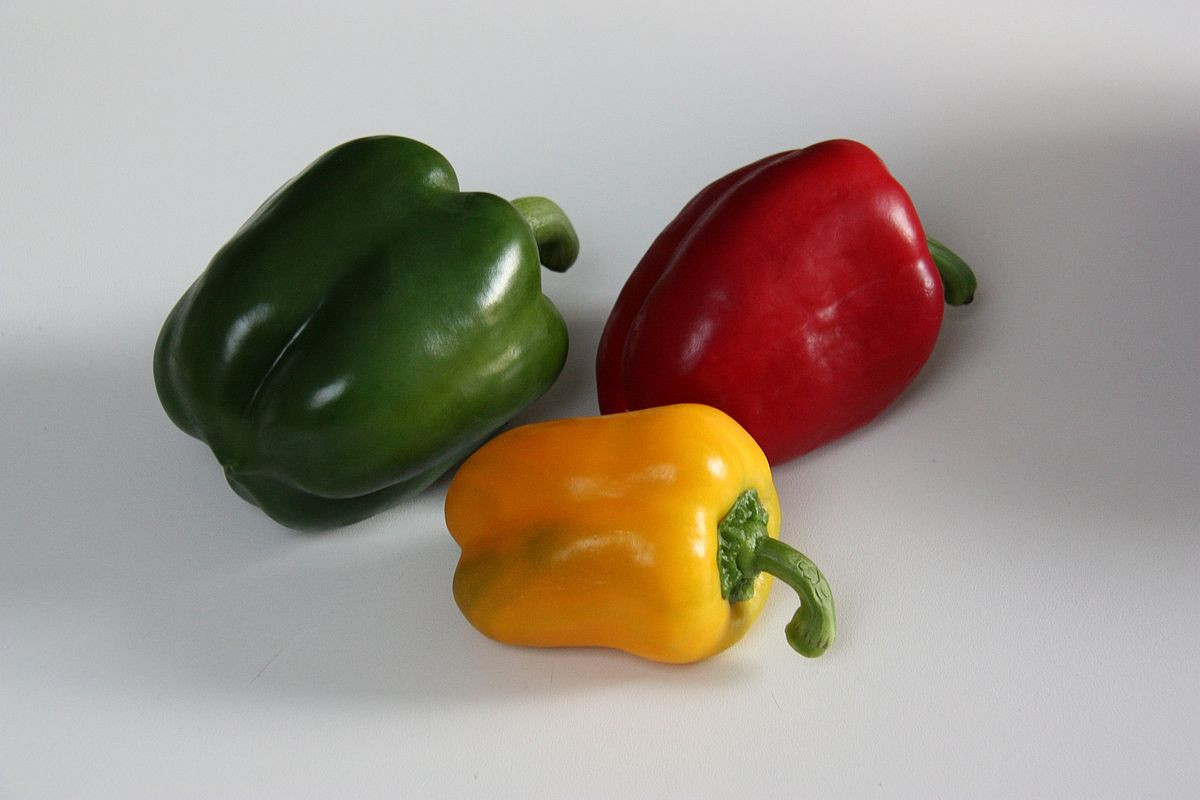
#> input picture Mid Term Exam/assets/gambar1.jpeg, 1200 x 800 px
$ jupyter execute main1.ipynb
#> lines starting #> are read from the running program, lines starting #| are printed output that depends on the picture; after the words box and inside, x2 and y2 are one past the last pixel; in counts of white or black regions, pixels touching at a corner belong together
[cell 1]
import cv2
import numpy as np
import matplotlib.pyplot as plt
import os

[cell 2]
def show_side_by_side(title, img1, img2, label1="Original", label2="Final"):
    """showing result side by side to show the differences between original grayscaled image and the final result"""

    plt.figure(figsize=(10,5))
    # Left: original
    plt.subplot(1,2,1)
    plt.imshow(img1, cmap="gray")
    plt.title(label1)
    plt.axis("off")

    # Right: processed
    plt.subplot(1,2,2)
    plt.imshow(img2, cmap="gray")
    plt.title(label2)
    plt.axis("off")

    plt.suptitle(title, fontsize=14)
    plt.show()

def process_balloon(img_path):
    """Processing "assets/bubbles.jpeg" by using HSV methode to keeping only pixels with enough saturation"""
#> called with img_path = 'assets/gambar1.jpeg'

    image = cv2.imread(img_path)
#> image is the input picture: shape (800, 1200, 3); mean B, G, R 136.4, 147.3, 158.7
    hsv = cv2.cvtColor(image, cv2.COLOR_BGR2HSV)
#> hsv: shape (800, 1200, 3); mean H, S, V 78.6, 58.1, 162.3

    # Keep only pixels with enough saturation (colored regions)
    lower = np.array([0, 40, 40])
    upper = np.array([180, 255, 255])
    mask = cv2.inRange(hsv, lower, upper)
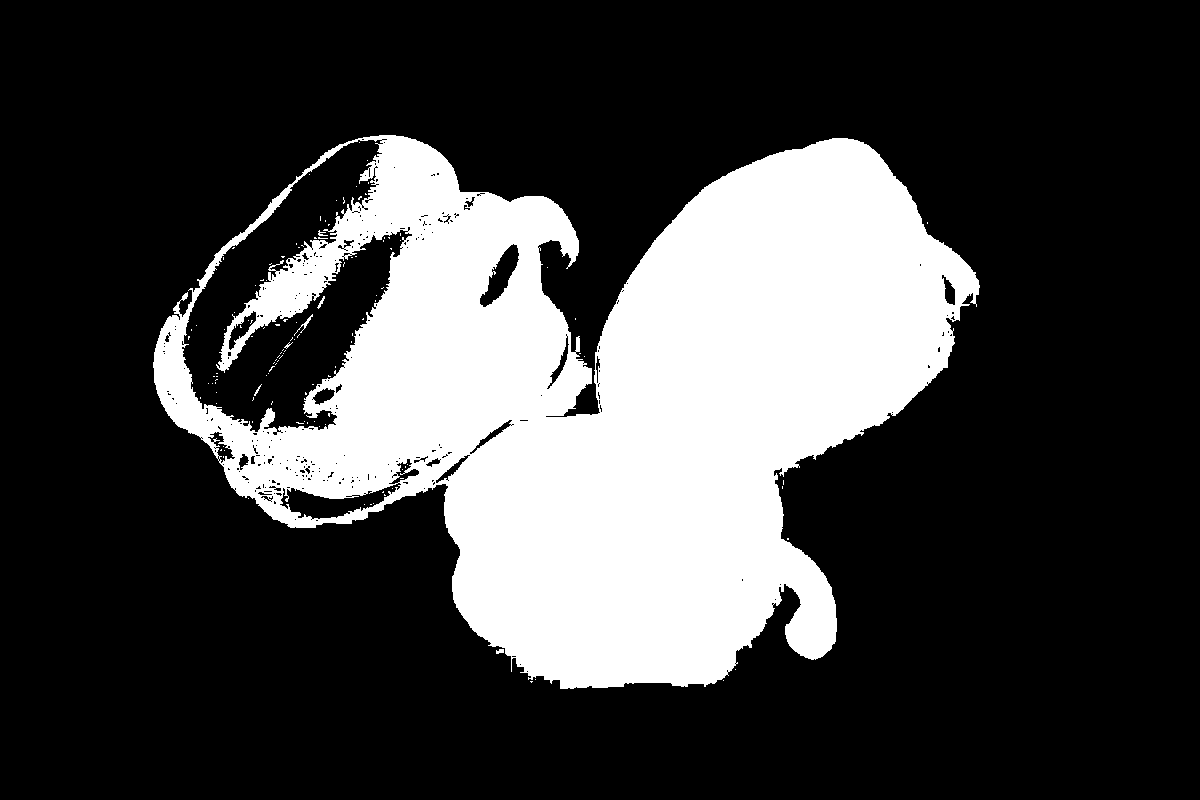
#> mask: shape (800, 1200); 25.6% white; 126 white regions (120 under 20 px), largest, box (x1, y1, x2, y2) and area: (153, 135, 980, 689) 245005, (294, 314, 313, 336) 60, (317, 296, 325, 309) 34, (496, 649, 504, 654) 30, (318, 230, 328, 236) 26, (254, 384, 262, 396) 24

    # Apply morphological closing to fill gaps
    kernel = cv2.getStructuringElement(cv2.MORPH_RECT, (3,3))
    mask_closed = cv2.morphologyEx(mask, cv2.MORPH_CLOSE, kernel, iterations=1)
#> mask_closed: shape (800, 1200); 25.9% white; 44 white regions (38 under 20 px), largest, box (x1, y1, x2, y2) and area: (153, 135, 980, 689) 248044, (269, 337, 295, 372) 107, (294, 314, 313, 338) 98, (317, 296, 325, 309) 34, (212, 373, 218, 384) 24, (254, 384, 262, 396) 24

    return image, mask_closed

# Example run
img_path = "assets/gambar1.jpeg"
orig, final_mask = process_balloon(img_path)

# Convert original to grayscale for consistency with show_side_by_side
gray = cv2.cvtColor(orig, cv2.COLOR_BGR2GRAY)
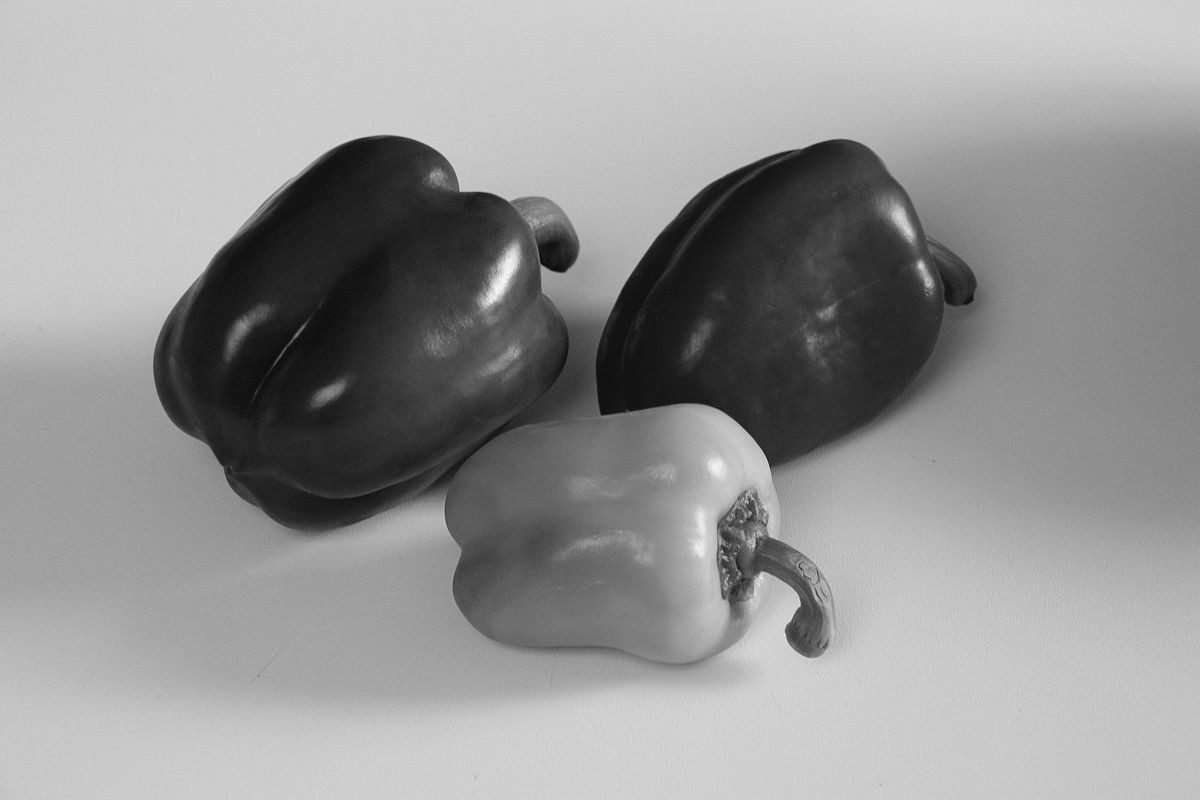
#> gray: shape (800, 1200); min 5, max 252, mean 149.4

# Show only original vs final (like coins)
show_side_by_side(f"Result for {os.path.basename(img_path)}", gray, final_mask)
#> in show_side_by_side, `plt.show()`:
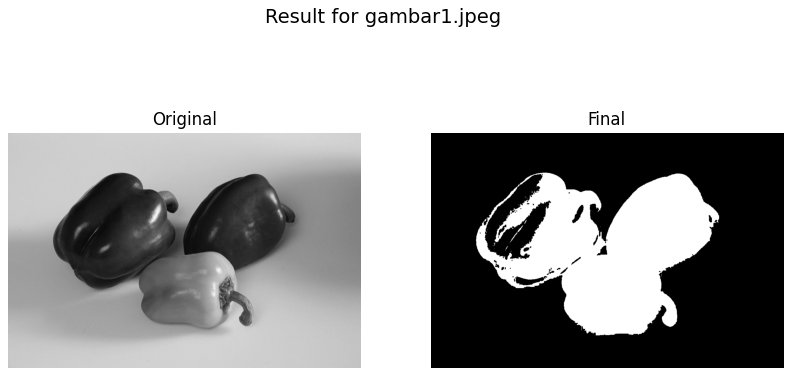
#> figure drawn by matplotlib, 2 panels

[cell 3]
def show_side_by_side(title, img1, img2, label1="Original", label2="Final"):
    """showing result side by side to show the differences between original grayscaled image and the final result"""

    plt.figure(figsize=(10,5))
    # Left: original
    plt.subplot(1,2,1)
    plt.imshow(img1, cmap="gray")
    plt.title(label1)
    plt.axis("off")

    # Right: processed
    plt.subplot(1,2,2)
    plt.imshow(img2, cmap="gray")
    plt.title(label2)
    plt.axis("off")

    plt.suptitle(title, fontsize=14)
    plt.show()

images = [
    "assets/gambar1.jpeg",
]

# Use 3x3 ellipse kernel for closing
kernel = cv2.getStructuringElement(cv2.MORPH_ELLIPSE, (2,2))

for img_path in images:
    print(f"\nProcessing {img_path} ...")

    image = cv2.imread(img_path)
    if image is None:
        print(f"⚠️ Could not load {img_path}")
        continue

    gray = cv2.cvtColor(image, cv2.COLOR_BGR2GRAY)

    # Step 1: Binary inversion (coins white, bg black)
    _, binary = cv2.threshold(gray, 0, 255, cv2.THRESH_BINARY_INV + cv2.THRESH_OTSU)
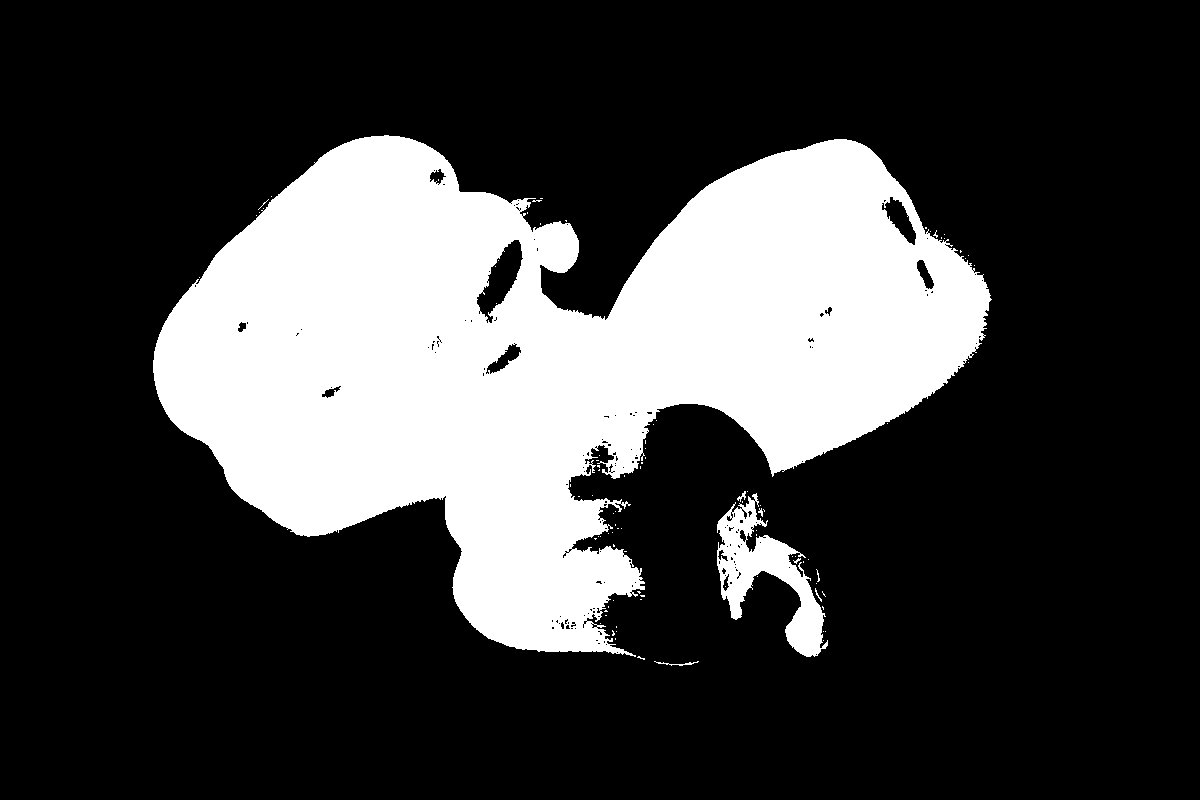
#> binary: shape (800, 1200); 25.1% white; 93 white regions (87 under 20 px), largest, box (x1, y1, x2, y2) and area: (153, 135, 992, 657) 234040, (717, 493, 828, 657) 6541, (654, 661, 699, 666) 67, (737, 491, 746, 502) 39, (758, 508, 763, 517) 23, (815, 588, 822, 602) 23

    # Step 2: Morphological selection (closing 3x3)
    final_mask = cv2.morphologyEx(binary, cv2.MORPH_ERODE, kernel, iterations=3)
#> final_mask: shape (800, 1200); 24% white; 33 white regions (29 under 20 px), largest, box (x1, y1, x2, y2) and area: (156, 138, 990, 653) 225911, (720, 503, 823, 657) 4699, (519, 201, 527, 211) 43, (633, 583, 640, 590) 27

    # Show only original vs final
    show_side_by_side(f"Result for {os.path.basename(img_path)}", gray, final_mask)

[cell 4]
def show_side_by_side(title, img1, img2, label1="Original", label2="Final"):
    """Display two images side-by-side for comparison."""
    plt.figure(figsize=(10,5))

    plt.subplot(1,2,1)
    plt.imshow(img1, cmap="gray")
    plt.title(label1)
    plt.axis("off")

    plt.subplot(1,2,2)
    plt.imshow(img2, cmap="gray")
    plt.title(label2)
    plt.axis("off")

    plt.suptitle(title, fontsize=14)
    plt.show()

def process_combined(img_path):
    """Combine HSV and grayscale morphological methods for better segmentation."""
#> called with img_path = 'assets/gambar1.jpeg'
    image = cv2.imread(img_path)
    hsv = cv2.cvtColor(image, cv2.COLOR_BGR2HSV)
    gray = cv2.cvtColor(image, cv2.COLOR_BGR2GRAY)

    # --- HSV mask: keep only sufficiently saturated areas ---
    lower = np.array([0, 40, 40])
    upper = np.array([180, 255, 255])
    hsv_mask = cv2.inRange(hsv, lower, upper)

    # --- Grayscale threshold (Otsu) ---
    _, gray_binary = cv2.threshold(gray, 0, 255, cv2.THRESH_BINARY_INV + cv2.THRESH_OTSU)

    # --- Morphological refinement (reduce blacking out of darker regions) ---
    kernel = cv2.getStructuringElement(cv2.MORPH_ELLIPSE, (1,1))
    gray_refined = cv2.morphologyEx(gray_binary, cv2.MORPH_ERODE, kernel, iterations=2)

    # --- Combine HSV mask and grayscale refinement ---
    combined_mask = cv2.bitwise_or(hsv_mask, gray_refined)
#> combined_mask: shape (800, 1200); 29.9% white; 27 white regions (25 under 20 px), largest, box (x1, y1, x2, y2) and area: (153, 135, 992, 689) 287352, (496, 649, 504, 654) 30

    # Optional: clean small holes or noise
    kernel_close = cv2.getStructuringElement(cv2.MORPH_RECT, (4,4))
    final_mask = cv2.morphologyEx(combined_mask, cv2.MORPH_CLOSE, kernel_close, iterations=5)
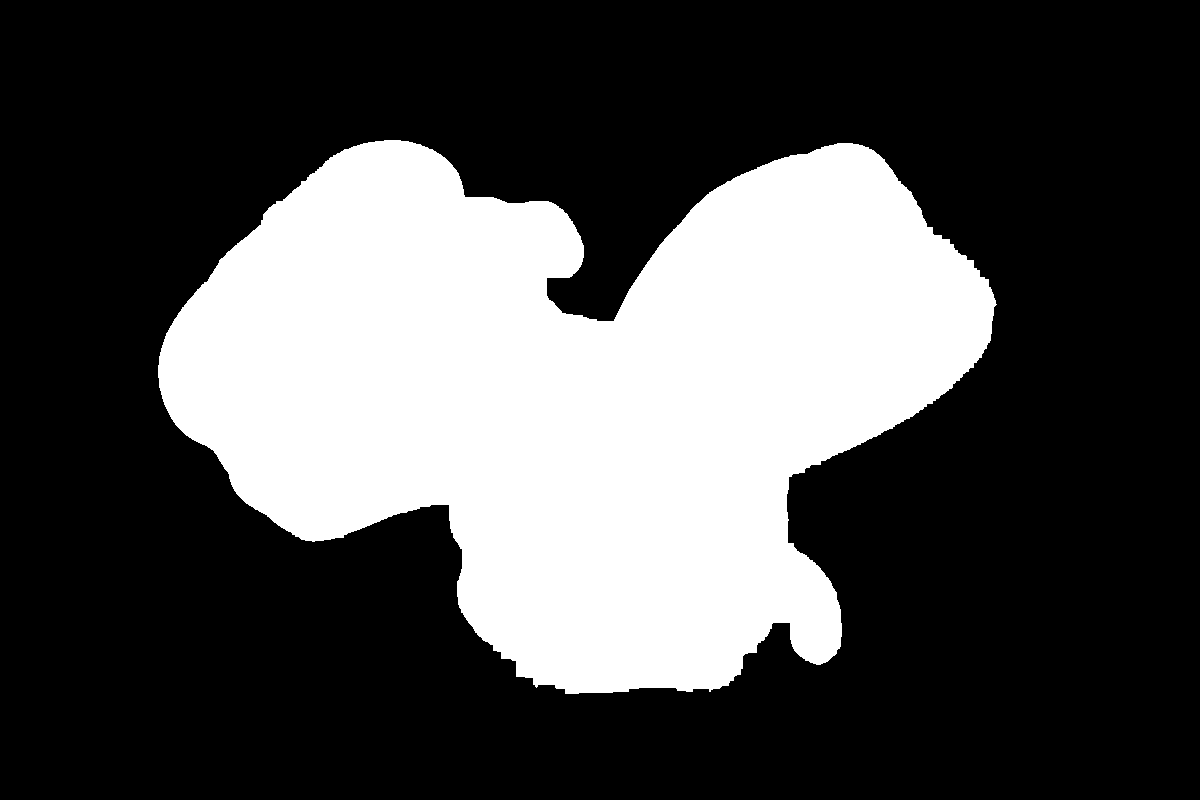
#> final_mask: shape (800, 1200); 30.3% white; 1 white region, box (x1, y1, x2, y2) and area: (158, 140, 997, 694) 290443

    return image, final_mask

# Example run
img_path = "assets/gambar1.jpeg"  # or the uploaded /mnt/data/gambar1.jpeg
orig, final_mask = process_combined(img_path)

gray = cv2.cvtColor(orig, cv2.COLOR_BGR2GRAY)
show_side_by_side(f"Result for {os.path.basename(img_path)}", gray, final_mask)

$ run again, with Mid Term Exam/assets/gambar4.jpg copied over Mid Term Exam/assets/gambar1.jpeg
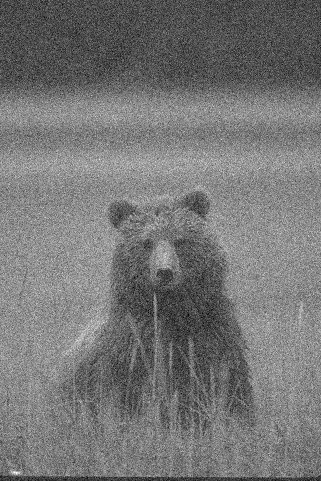
#> input picture Mid Term Exam/assets/gambar4.jpg, 321 x 481 px
#> in process_balloon, image is the input picture: shape (481, 321, 3); min 0, max 255, mean 117.9
#> hsv: shape (481, 321, 3); mean H, S, V 0, 0, 117.9
#> mask: shape (481, 321); every value is 0
#> `_, binary = cv2.threshold(gray, 0, 255, cv2.THRESH_BINARY_INV + cv2.TH..`:
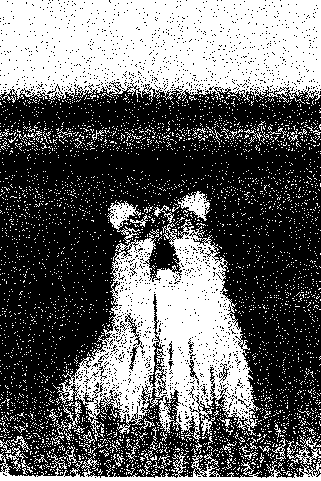
#> binary: shape (481, 321); 40.5% white; 4182 white regions (4124 under 20 px), largest, box (x1, y1, x2, y2) and area: (0, 0, 321, 104) 28761, (53, 219, 261, 443) 20293, (0, 448, 321, 481) 2406
#> in process_combined, `final_mask = cv2.morphologyEx(combined_mask, cv2.MORPH_CLOSE, kernel_c..`:
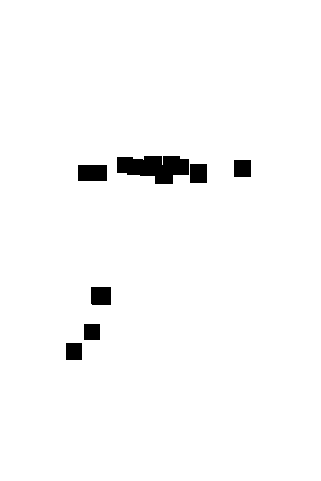
#> final_mask: shape (481, 321); 97.8% white; 7 black regions, largest, box (x1, y1, x2, y2) and area: (117, 156, 189, 184) 1439, (78, 165, 107, 181) 464, (91, 287, 111, 305) 359
